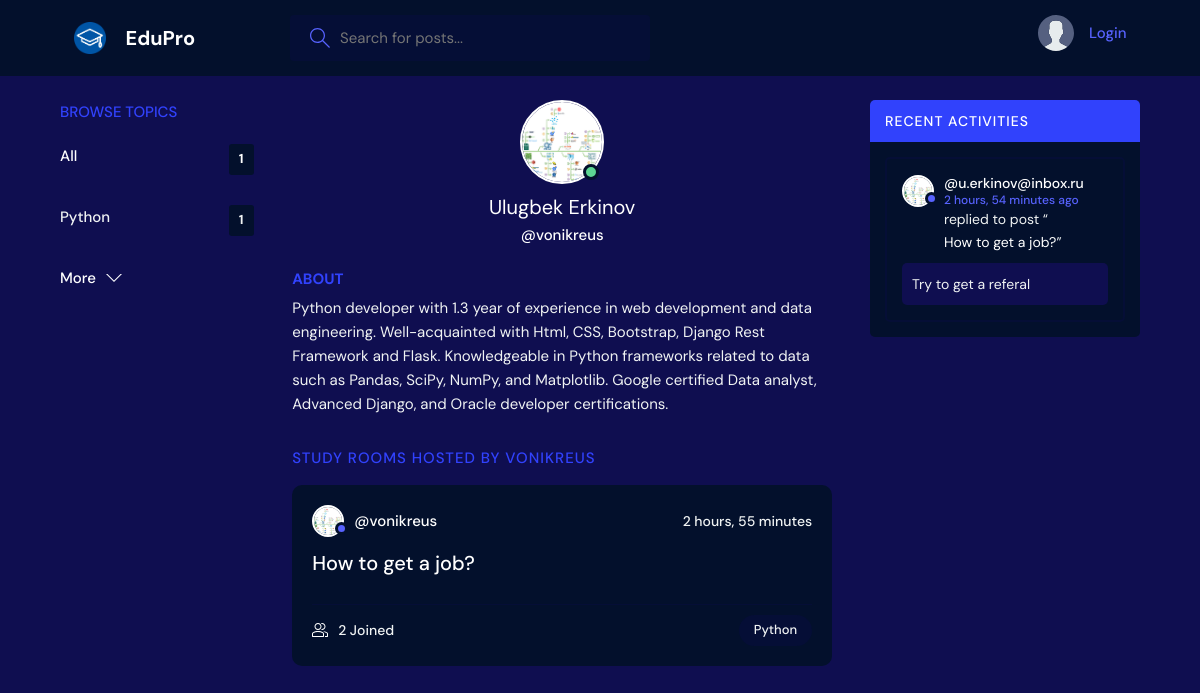
Page /profile/1/ on the committed database.
### base/models.py (models this page shows, shortened)
class Topic(models.Model):
    name = models.CharField(max_length=200)

class User(AbstractUser):
    name = models.CharField(max_length=200, null=True)
    email = models.EmailField(unique=True, null=True)
    bio = models.TextField(null=True)
    avatar = models.ImageField(null=True, default="avatar.svg")
    USERNAME_FIELD = 'email'
    REQUIRED_FIELDS = []

class Room(models.Model):
    host = models.ForeignKey(User, on_delete=models.SET_NULL, null=True)
    topic = models.ForeignKey(Topic, on_delete=models.SET_NULL, null=True)
    name = models.CharField(max_length=200)
    description = models.TextField(null=True, blank=True)
    participants = models.ManyToManyField(
        User, related_name='participants', blank=True)
    updated = models.DateTimeField(auto_now=True)
    created = models.DateTimeField(auto_now_add=True)
    class Meta:
        ordering = ['-updated', '-created']
    def __str__(self):
        return self.name

class Message(models.Model):
    user = models.ForeignKey(User, on_delete=models.CASCADE)
    room = models.ForeignKey(Room, on_delete=models.CASCADE)
    body = models.TextField()
    updated = models.DateTimeField(auto_now=True)
    created = models.DateTimeField(auto_now_add=True)
    class Meta:
        ordering = ['-updated', '-created']

### base/views.py (the view)
# urls.py: path('profile/<str:pk>/', views.userProfile, name="user-profile"),
def userProfile(request, pk):
    user = User.objects.get(id=pk)
    rooms = user.room_set.all()
    room_messages = user.message_set.all()
    topics = Topic.objects.all()
    context = {'user': user, 'rooms': rooms,
               'room_messages': room_messages, 'topics': topics}
    return render(request, 'base/profile.html', context)

### base/templates/base/profile.html (shortened to what this page needs)
{% extends 'main.html' %}
{% block content %}
<main class="profile-page layout layout--3">
  <div class="container">
    {% include 'base/topics_component.html' %}
    <div class="roomList">
      <div class="profile">
        <div class="profile__avatar">
          <div class="avatar avatar--large active">
            <img src="{{user.avatar.url}}" />
          </div>
        </div>
        <div class="profile__info">
          <h3>{{user.name}}</h3>
          <p>@{{user.username}}</p>
        </div>
        <div class="profile__about">
          <h3>About</h3>
          <p>
            {{user.bio}}
          </p>
        </div>
      </div>
      <div class="roomList__header">
        <div>
          <h2>Study Rooms Hosted by {{user.username}}</a>
          </h2>
        </div>
      </div>
      {% include 'base/feed_component.html' %}
    </div>
    {% include 'base/activity_component.html' %}
  </div>
</main>
{% endblock content %}

### base/templates/base/topics_component.html
<div class="topics">
          <div class="topics__header">
            <h2>Browse Topics</h2>
          </div>
          <ul class="topics__list">
            <li>
              <a href="{%url 'home' %}" class="active">All <span>{{topics.count}}</span></a>
            </li>
            {% for topic in topics  %}
            <li>
              <a href="{% url 'home' %}?q={{topic.name}}">{{topic.name}}<span>{{topic.room_set.all.count}}</span></a>
            </li>
            {% endfor %}
          </ul>
          <a class="btn btn--link" href="{% url 'topics' %}">
            More
            <svg version="1.1" xmlns="http://www.w3.org/2000/svg" width="32" height="32" viewBox="0 0 32 32">
              <title>chevron-down</title>
              <path d="M16 21l-13-13h-3l16 16 16-16h-3l-13 13z"></path>
            </svg>
          </a>
        </div>

### base/templates/base/feed_component.html (shortened to what this page needs)
{% for room in rooms %}
<div class="roomListRoom">
    <div class="roomListRoom__header">
        <a href="{% url 'user-profile' room.host.id %}" class="roomListRoom__author">
        <div class="avatar avatar--small">
            <img src="{{room.host.avatar.url}}" />
        </div>
        <span>@{{room.host.username}}</span>
        </a>
        <div class="roomListRoom__actions">
        <span>{{room.created|timesince}}</span>
        </div>
    </div>
    <div class="roomListRoom__content">
        <a href="{% url 'room' room.id %}">{{room.name}}</a>
    </div>
    <div class="roomListRoom__meta">
        <a href="{% url 'room' room.id %}" class="roomListRoom__joined">
        {{room.participants.all.count}} Joined
        </a>
        <p class="roomListRoom__topic">{{room.topic.name}}</p>
    </div>
</div>
{% endfor %}

### base/templates/base/activity_component.html (shortened to what this page needs)
<div class="activities">
    <div class="activities__header">
        <h2>Recent Activities</h2>
    </div>
    {% for message in room_messages %}
    <div class="activities__box">
    <div class="activities__boxHeader roomListRoom__header">
        <a href="{% url 'user-profile' message.user.id %}" class="roomListRoom__author">
        <div class="avatar avatar--small">
            <img src="{{message.user.avatar.url}}" />
        </div>
            <p>
                @{{message.user}}
                <span>{{message.created|timesince}} ago</span>
            </p>
        </a>
    </div>
    <div class="activities__boxContent">
        <p>replied to post “<a href="{% url 'room' message.room.id %}">{{message.room}}</a>”</p>
        <div class="activities__boxRoomContent">
            {{message.body}}
        </div>
    </div>
    </div>
    {% endfor %}
</div>

### rows in the picture
Topic: name "Python", room_set.all.count "1"
User: avatar (picture), name "Ulugbek Erkinov", username "vonikreus", bio "Python developer with 1.3 year of experience in web development and data engineering. Well-acquainted with Html, CSS, Bootstrap, Django Rest Framework and Flask. Knowledgeable in Python frameworks related to data such as Pandas, SciPy, NumPy, and Matplotlib. Google certified Data analyst, Advanced Django, and Oracle developer certifications.", username "VONIKREUS"
Room: host.avatar (picture), host.username "vonikreus", created "2 hours, 55 minutes", name "How to get a job?", participants.all.count "2", topic.name "Python"
Message: user.avatar (picture), user "u.erkinov@inbox.ru", created "2 hours, 54 minutes", room "How to get a job?", body "Try to get a referal"

### other values in the picture
{{ topics.count }} "1"
